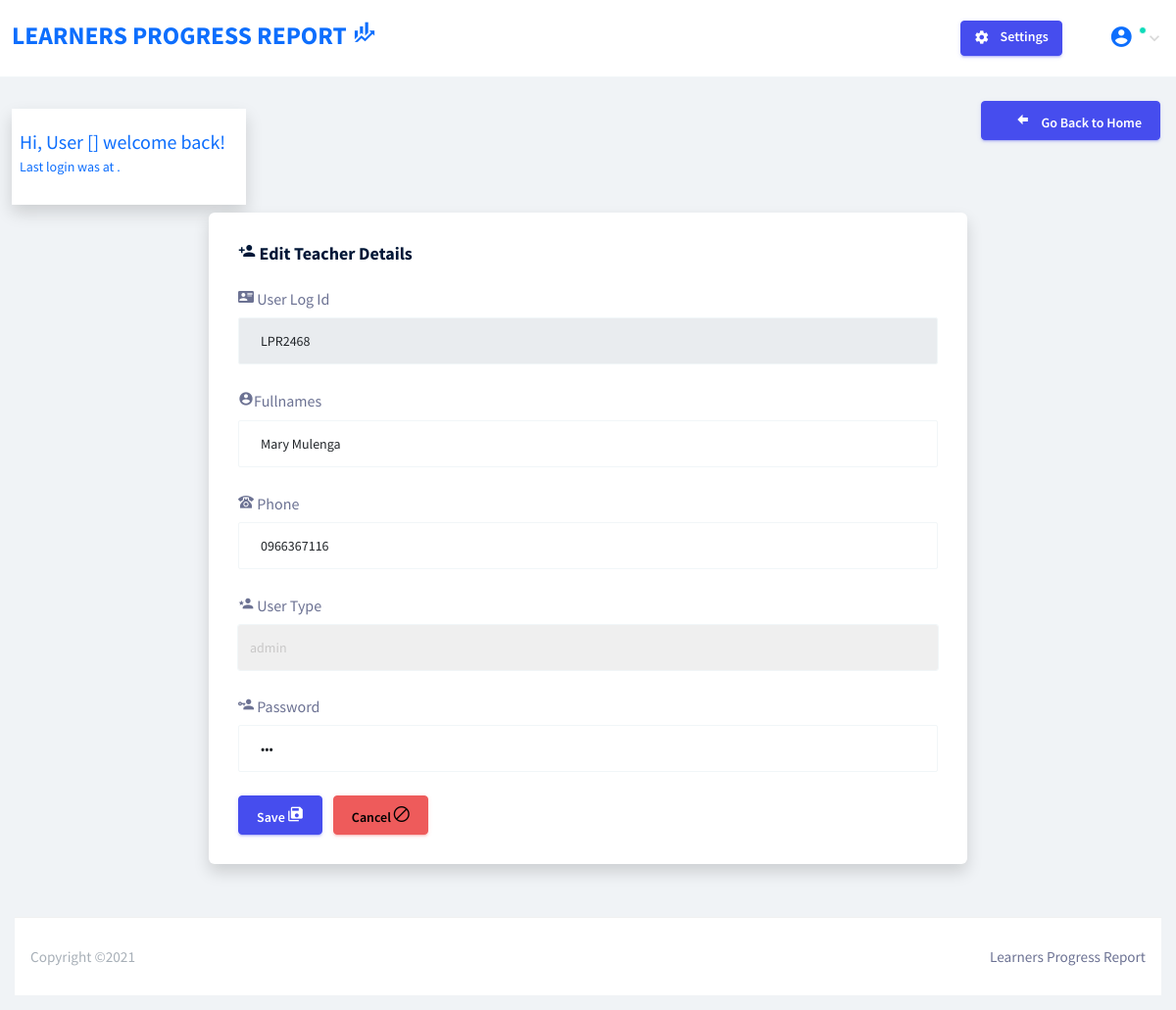
Screenshot of /template/pages/forms/add_teacher.php?id=LPR2468 (signed in) with the database file from the repository.
### tables this page shows
CREATE TABLE IF NOT EXISTS `users` (
  `user_id` int(11) NOT NULL AUTO_INCREMENT,
  `user_log_id` varchar(255) NOT NULL,
  `fullnames` varchar(255) NOT NULL,
  `phone` varchar(255) NOT NULL,
  `password` varchar(255) NOT NULL,
  `user_type` varchar(255) NOT NULL,
  `status` varchar(20) NOT NULL,
  PRIMARY KEY (`user_id`)
);

### template/pages/forms/add_teacher.php (the view, shortened to what this page needs)
<?php
  require "../../processing/db_config.php";
  if (!$_SESSION['userid']) {
    header("location: ../index.php?login=you_nned_to_login");
  }else{
  $user = $_SESSION['user_log_id'];
  $get_time = mysqli_query($conn_db, "SELECT * FROM logs WHERE user_id = '$user' ORDER BY logid ASC");
  $log_row = mysqli_fetch_array($get_time);
  if (isset($_POST['submit_teacher'])) {
    $names = $_POST['names'];
    $userid = strtoupper($_POST['userid']);
    $phone = $_POST['phone'];
    $usertype = $_POST['usertype'];
    $pwd = $_POST['pwd'];
    $get_user = mysqli_query($conn_db, "SELECT * FROM users WHERE user_log_id ='$userid' ");
    if (mysqli_num_rows($get_user) == null || mysqli_num_rows($get_user) == 0) {
      $insert_user = mysqli_query($conn_db, "INSERT INTO users(user_log_id,fullnames,phone,password,user_type,status) VALUES('$userid','$names','$phone','$pwd','$usertype','offline')");
      if ($insert_user == true) {
        ?>
        <script>
          window.alert("Teacher addedd successful");
        </script>
        <?php
      }else{
         ?>
        <script>
          window.alert("Teacher was not addedd, Try Again");
        </script>
        <?php
      }
    }else{
       ?>
        <script>
          window.alert("The Teacher is already added");
        </script>
        <?php
    }
  }elseif (isset($_GET['id'])) {
    $t_id = $_GET['id'];
    $get_teachers_data = mysqli_query($conn_db, "SELECT * FROM users WHERE user_log_id='$t_id' ");
    $row_teacher = mysqli_fetch_array($get_teachers_data);
  }
?>
<!DOCTYPE html>
<html lang="en">
  <head>
  <link rel="stylesheet" href="../../vendors/mdi/css/materialdesignicons.min.css">
  <link rel="stylesheet" href="../../vendors/base/vendor.bundle.base.css">
  <link rel="stylesheet" href="../../vendors/select2/select2.min.css">
  <link rel="stylesheet" href="../../vendors/select2-bootstrap-theme/select2-bootstrap.min.css">
  <link rel="stylesheet" href="../../css/style.css">
  </head>
  <body>
    <div class="container-scroller">
    <div class="horizontal-menu">
      <nav class="navbar top-navbar col-lg-12 col-12 p-0">
        <div class="container-fluid">
          <div class="navbar-menu-wrapper d-flex align-items-center justify-content-between">
              <div class="text-center navbar-brand-wrapper d-flex align-items-center justify-content-center">
                  <h3 class="text-primary text-uppercase" style="font-weight: bold; font-size: 25.5px;"> Learners Progress Report  <i class="mdi mdi-finance"></i></h3>
              </div>
              <ul class="navbar-nav navbar-nav-right">
                  <li class="nav-item dropdown d-lg-flex d-none">
                  <button type="button" class="btn btn-primary btn-sm"><i class="mdi mdi-settings text-white"></i> Settings</button>
                </li>
                <li class="nav-item nav-profile dropdown">
                  <a class="nav-link dropdown-toggle" href="#" data-bs-toggle="dropdown" id="profileDropdown">
                    <span class="online-status"></span>
                    <i class="mdi mdi-account-circle text-primary" style="font-size: 25px;"></i>
                  </a>
                </li>
            </ul>
          </div>
        </div>
      </nav>
    </div>
		<div class="container-fluid page-body-wrapper">
			<div class="main-panel">
				<div class="content-wrapper">
					<div class="row">
						<div class="col-sm-6 mb-4 mb-xl-0">
							<div class="d-lg-flex align-items-center bg-white shadow my-2 p-2 col-md-5">
                <div class="py-3">
                  <h3 class="text-primary font-weight-bold mb-2">Hi, User [<?php echo $_SESSION['user_log_id']; ?>] welcome back!</h3>
                  <h6 class="font-weight-normal mb-2 text-primary">Last login was at <?php echo $log_row['log_time'];  ?>.</h6>
                </div>
              </div>
						</div>
						<div class="col-sm-6">
							<div class="d-flex align-items-center justify-content-md-end">
								<div class="pe-1 mb-3 mb-xl-0">
										<a href="../../index.php" type="button" class="btn btn-primary btn-icon-text">
                      <i class="mdi mdi-arrow-left-bold btn-icon-append p-2"></i>
											Go Back to Home
									</a>
								</div>
							</div>
						</div>
					</div>
					<div class="row">
            <div class="col-md-8 offset-md-2 grid-margin stretch-card">
              <div class="card shadow">
                <div class="card-body">
                 <?php
                 if (isset($_GET['id'])) {
                   echo ' <h4 class="card-title"><i class="mdi mdi-account-plus"></i> Edit teacher details</h4>';
                 }else{
                  echo ' <h4 class="card-title"><i class="mdi mdi-account-plus"></i> Add A teacher</h4>';
                 }
                 ?>
                  <?php
                  if (isset($_GET['id'])) {
                    ?>
                    <form class="form" method="POST">
                    <div class="form-group">
                      <label for="input-group-append"><i class="mdi mdi-account-card-details"></i> User Log Id</label>
                      <input type="text" name="userid" class="form-control"  value="<?php echo $row_teacher['user_log_id'] ?>" readonly >
                    </div>
                    <div class="form-group">
                      <label for="input-group-append"><i class="mdi mdi-account-circle"></i>Fullnames</label>
                      <input type="text" name="names" class="form-control"  value="<?php echo $row_teacher['fullnames'] ?>">
                    </div>
                    <div class="form-group">
                      <label for="exampleInputEmail1"><i class="mdi mdi-phone-classic"></i> Phone</label>
                      <input type="text" name="phone" class="form-control" id="exampleInputEmail1" value="<?php echo $row_teacher['phone'] ?>">
                    </div>
                    <div class="form-group">
                      <label for="exampleInputPassword1"><i class="mdi mdi-account-star"></i> User Type</label>
                      <select class="form-control py-3" name="usertype">
                        <option>admin</option>
                      </select>
                    </div>
                    <div class="form-group">
                      <label for="exampleInputConfirmPassword1"><i class="mdi mdi-account-key"></i> Password</label>
                      <input type="password" name="pwd" class="form-control" id="exampleInputConfirmPassword1" value="<?php echo $row_teacher['password'] ?>">
                    </div>
                    <?php
                  }
                  ?>
                   <?php
                   if (isset($_GET['id'])) {
                     echo ' <button type="submit" name="save_details" class="btn btn-primary me-2">Save <i class="mdi mdi-content-save-all"></i></button>';
                   }else{
                    echo ' <button type="submit" name="submit_teacher" class="btn btn-primary me-2">Submit <i class="mdi mdi-near-me"></i></button>';
                   }
                   ?>
                    <button class="btn btn-danger" type="reset">Cancel <i class="mdi mdi-block-helper"></i></button>
                  </form>
                </div>
              </div>
            </div>
					</div>
				</div>
				<footer class="footer">
          <div class="footer-wrap">
            <div class="d-sm-flex justify-content-center justify-content-sm-between">
              <span class="text-muted text-center text-sm-left d-block d-sm-inline-block">Copyright ©</a>2021</span>
              <span class="float-none float-sm-right d-block mt-1 mt-sm-0 text-center">Learners Progress Report</span>
            </div>
          </div>
        </footer>
			</div>
		</div>
    </div>
  </body>
</html>
<?php
  }
?>

### rows the page displays
users: userid "LPR2468", names "Mary Mulenga", phone "0966367116"
